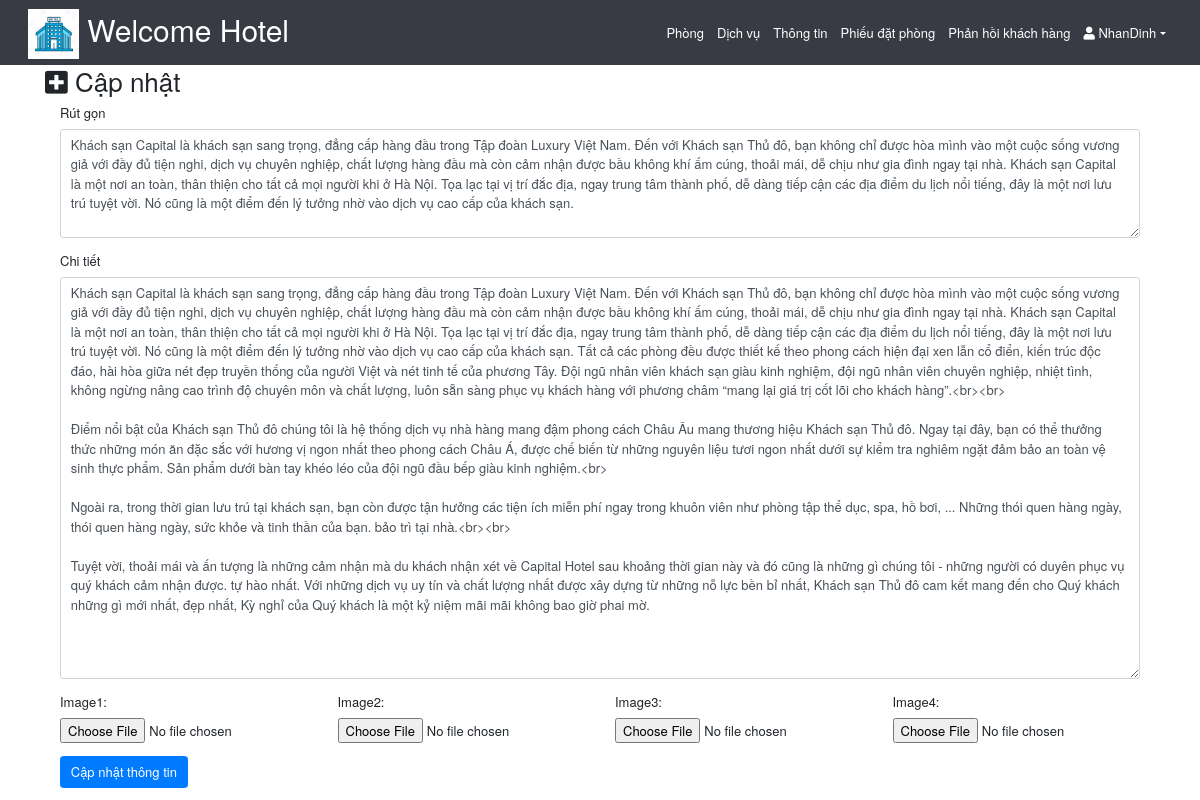
The app's page /includes/update-info.inc.php (signed in) with its own data.
### tables this page shows
CREATE TABLE `abouthotel` (
  `id` int(1) NOT NULL,
  `Shortabout` text NOT NULL,
  `Longabout` mediumtext NOT NULL,
  `Quydinh` longtext NOT NULL,
  `image1` varchar(255) NOT NULL,
  `image2` varchar(255) NOT NULL,
  `image3` varchar(255) NOT NULL,
  `image4` varchar(255) NOT NULL
);

### includes/update-info.inc.php (the view, shortened to what this page needs)
<?php
    if(!isset($_SESSION['idadmin'])) {header("Location:loginAdmin.inc.php") ;}
    else {
	require_once('header_Admin.inc.php');
 ?>
 <div class="container-fluid body-section container">
            <div class="row">
                <div class="col-md-12">
                    <h2><i class="fa fa-plus-square"></i> Cập nhật</h2>
                    <?php
                    require_once('dbh.inc.php');
                            $sql = "SELECT * FROM abouthotel";
                            $stmt= $conn -> prepare($sql);
                            $stmt->execute();
                            $query1 =$stmt->get_result();
                            $row = mysqli_fetch_array($query1);
                    ?>
                    <div class="container-fluid body-section container">
                    <div class="row">
                        <div class="col-12">
                            <form action="" method="post" enctype="multipart/form-data">
                                <div class="form-group">
                                    <label >Rút gọn</label>
                                     <textarea name="short"  rows="5" class="form-control" required><?php echo $row['Shortabout']; ?></textarea>
                                </div>
                                <div class="form-group">
                                    <label >Chi tiết</label>
                                    <textarea name="long"  rows="20" class="form-control" required><?php echo $row['Longabout']; ?></textarea>
                                </div>
                                <div class="row">
                                    <div class="col-sm-3">
                                        <div class="form-group">
                                            <label >Image1:</label>
                                            <input type="file" name="image1" >
                                        </div>
                                    </div>
                                    <div class="col-sm-3">
                                        <div class="form-group">
                                            <label >Image2:</label>
                                            <input type="file" name="image2">
                                        </div>
                                    </div>
                                    <div class="col-sm-3">
                                        <div class="form-group">
                                            <label >Image3:</label>
                                            <input type="file" name="image3">
                                        </div>
                                    </div>
                                     <div class="col-sm-3">
                                        <div class="form-group">
                                            <label >Image4:</label>
                                            <input type="file" name="image3">
                                        </div>
                                    </div>
                                </div>
                                <input type="submit" class="btn btn-primary" value="Cập nhật thông tin" name="submit">
                            </form>
                        </div>
                    </div>
                </div>
                </div>
            </div>
        </div>
<?php mysqli_close($conn);} ?>

### css/style.css (style rules this page uses)
html,body { width: 100%; height:100%; font-family: "Helvetica Neue", Arial; font-size: 13px; }

### records on screen
abouthotel: short "Khách sạn Capital là khách sạn sang trọng, đẳng cấp hàng đầu trong Tập đoàn Luxury Việt Nam. Đến với Khách sạn Thủ đô, bạn không chỉ được hòa mình vào một cuộc sống vương giả với đầy đủ tiện nghi, dịch vụ chuyên nghiệp, chất lượng hàng đầu mà còn cảm nhận được bầu không khí ấm cúng, thoải mái, dễ chịu như gia đình ngay tại nhà. Khách sạn Capital là một nơi an toàn, thân thiện cho tất cả mọi người khi ở Hà Nội. Tọa lạc tại vị trí đắc địa, ngay trung tâm thành phố, dễ dàng tiếp cận các địa điểm du lịch nổi tiếng, đây là một nơi lưu trú tuyệt vời. Nó cũng là một điểm đến lý tưởng nhờ vào dịch vụ cao cấp của khách sạn.", long "Khách sạn Capital là khách sạn sang trọng, đẳng cấp hàng đầu trong Tập đoàn Luxury Việt Nam. Đến với Khách sạn Thủ đô, bạn không chỉ được hòa mình vào một cuộc sống vương giả với đầy đủ tiện nghi, dịch vụ chuyên nghiệp, chất lượng hàng đầu mà còn cảm nhận được bầu không khí ấm cúng, thoải mái, dễ chịu như gia đình ngay tại nhà. Khách sạn Capital là một nơi an toàn, thân thiện cho tất cả mọi người khi ở Hà Nội. Tọa lạc tại vị trí đắc địa, ngay trung tâm thành phố, dễ dàng tiếp cận các địa điểm du lịch nổi tiếng, đây là một nơi lưu trú tuyệt vời. Nó cũng là một điểm đến lý tưởng nhờ vào dịch vụ cao cấp của khách sạn. Tất cả các phòng đều được thiết kế theo phong cách hiện đại xen lẫn cổ điển,…"

### other values on screen
$_SESSION['admin'] "NhanDinh"
